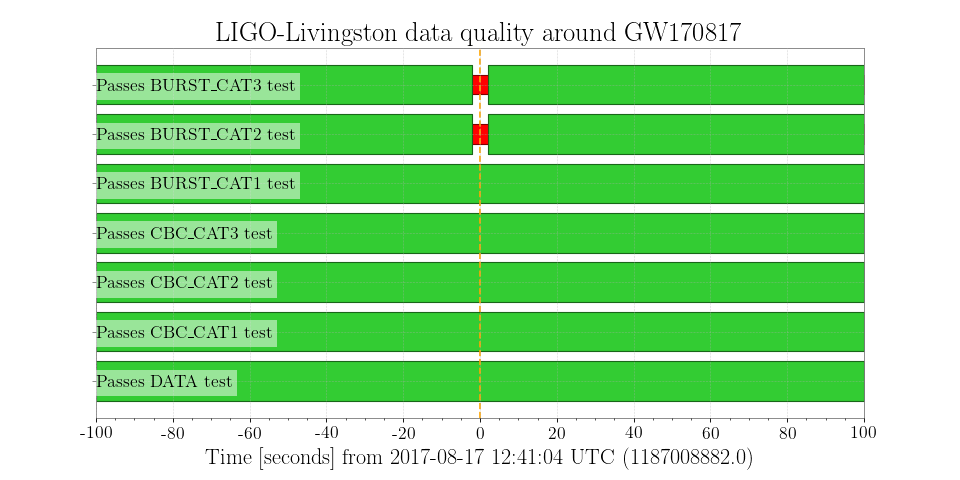

Recreate this plot in Python.
plot = data.plot(insetlabels=True)
ax = plot.gca()
ax.set_xscale('seconds', epoch=1187008882)
ax.axvline(1187008882, color='orange', linestyle='--')
ax.set_title('LIGO-Livingston data quality around GW170817')
plot.show()
